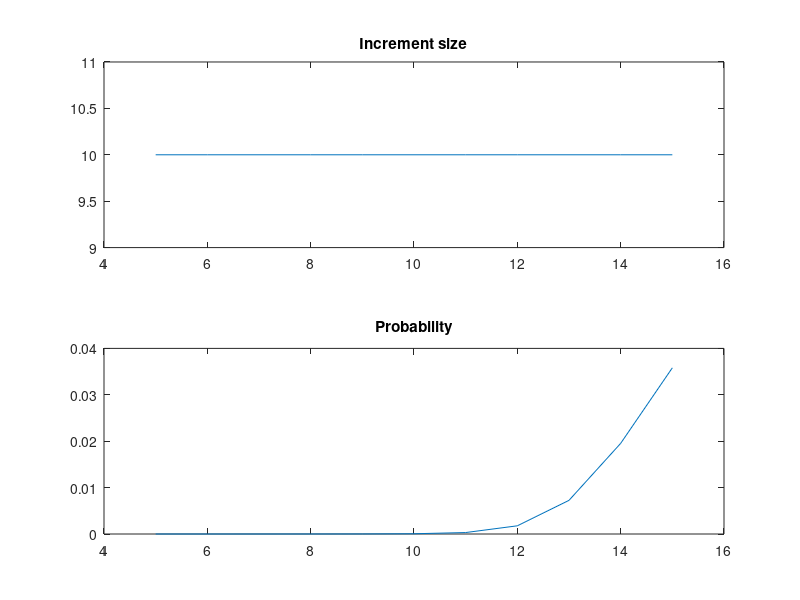

Write MATLAB code to recreate this figure.
clear all
clc


incr_array = [];
prob_array = [];

for QQ = 5:15

    % parameter 1
    theta = (0.0043*QQ.^3 - 0.0949*QQ.^2 + 0.7305.*QQ - 1.32).^-1; %empirical

    % parameter 2
    alpha = 2;

    % chosen cummulative probability
    x_dD = 10; % 0.5 | 0.95

    x_p = (theta.^alpha).*(x_dD.^(alpha - 1)).*exp(-theta.*x_dD)/1;

    incr_array = [incr_array, x_dD];
    prob_array = [prob_array, x_p];
    
    clc

end

figure
subplot(2,1,1), plot(5:15,incr_array), title('Increment size')
subplot(2,1,2), plot(5:15,prob_array), title('Probability')
